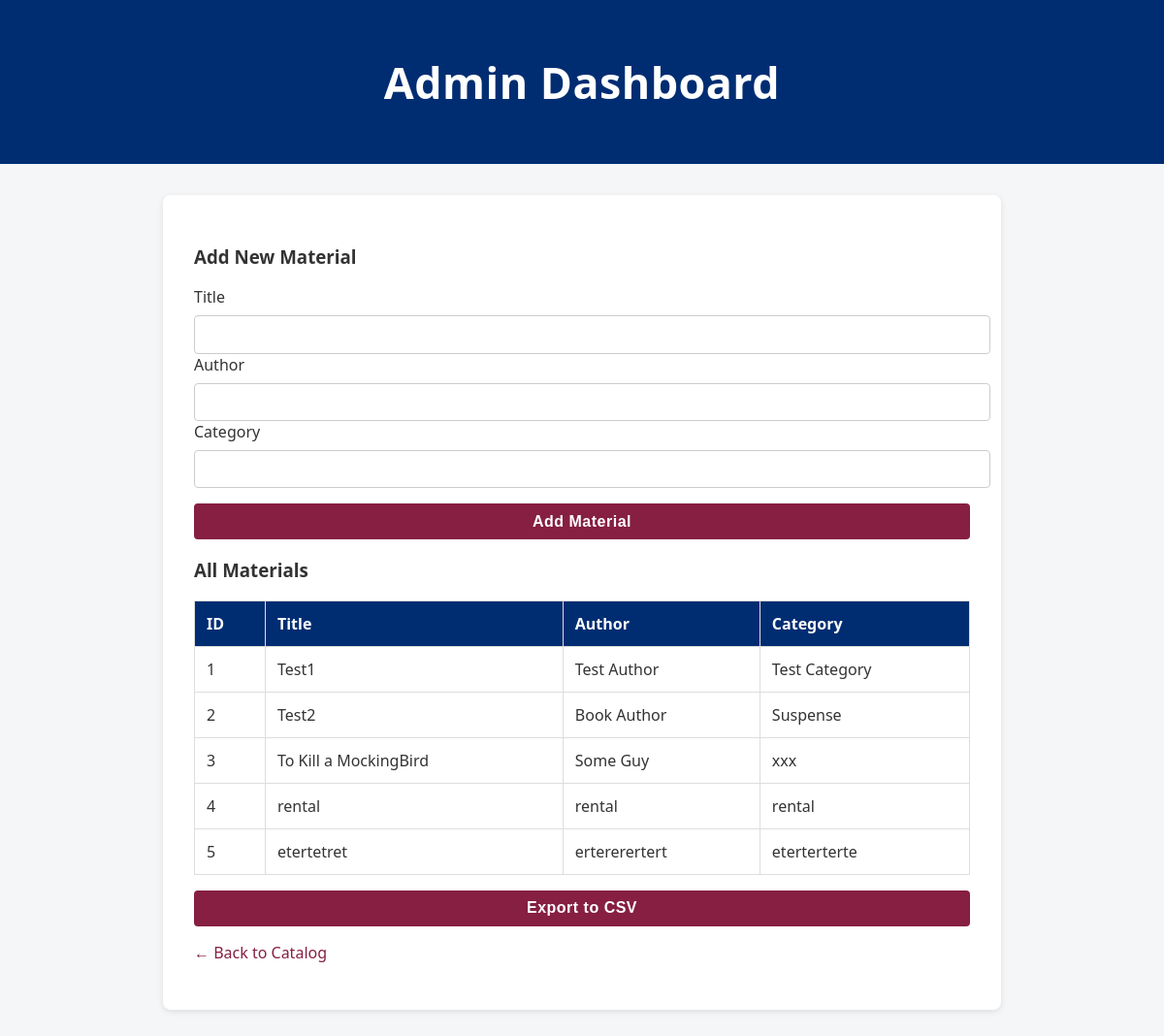
Screenshot of /admin.php (signed in) with the database file from the repository.
### tables this page shows
CREATE TABLE `materials` (
  `id` int(11) NOT NULL,
  `title` varchar(255) NOT NULL,
  `author` varchar(255) DEFAULT NULL,
  `category` varchar(100) DEFAULT NULL,
  `available` tinyint(1) DEFAULT '1'
);

### public/lib/database_functions.php (called while the page is built, shortened)
<?php
function db_get_materials($conn, $availableOnly = false) {
    if ($availableOnly) {
        $sql = "SELECT * FROM materials WHERE available=1";
    } else {
        $sql = "SELECT * FROM materials";
    }
    $result = mysqli_query($conn, $sql);
    $materials = [];
    while ($row = mysqli_fetch_assoc($result)) {
        $materials[] = $row;
    }
    return [
        'success' => true,
        'data' => $materials,
        'message' => 'Materials retrieved successfully'
    ];
}
?>

### public/admin.php (the view, shortened to what this page needs)
<?php
include 'config.php';
include 'lib/database_functions.php';
?>
<!doctype html>
<html>
<head>
  <link rel="stylesheet" href="css/style.css">
</head>
<body>
<header><h1>Admin Dashboard</h1></header>
<div class="container">
  <form method="post">
    <h3>Add New Material</h3>
    <label>Title</label>
    <input type="text" name="title" required>
    <label>Author</label>
    <input type="text" name="author" required>
    <label>Category</label>
    <input type="text" name="category" required>
    <button type="submit">Add Material</button>
  </form>
  <h3>All Materials</h3>
  <table class="table">
    <tr><th>ID</th><th>Title</th><th>Author</th><th>Category</th></tr>
    <?php
    $response = db_get_materials($conn, false);
    if ($response['success'] && !empty($response['data'])) {
      foreach ($response['data'] as $material) {
        echo "<tr>";
        echo "<td>" . htmlspecialchars($material['id']) . "</td>";
        echo "<td>" . htmlspecialchars($material['title']) . "</td>";
        echo "<td>" . htmlspecialchars($material['author']) . "</td>";
        echo "<td>" . htmlspecialchars($material['category']) . "</td>";
        echo "</tr>";
      }
    } else {
      echo "<tr><td colspan='4'>No materials found</td></tr>";
    }
    ?>
  </table>
  <form method="get" action="export.php">
    <button type="submit">Export to CSV</button>
  </form>
  <p><a href="catalog.php">← Back to Catalog</a></p>
</div>
</body>
</html>

### public/css/style.css (style rules this page uses)
:root { --primary-blue: #002D72; --primary-maroon: #861F41; --light-gray: #f4f6f8; --text-dark: #333; --text-light: #fff; }
body { font-family: 'Segoe UI', Arial, sans-serif; background: var(--light-gray); margin: 0; color: var(--text-dark); }
header { background: var(--primary-blue); color: var(--text-light); text-align: center; padding: 1.5rem; font-size: 1.4rem; font-weight: bold; letter-spacing: 0.5px; }
.container { max-width: 800px; margin: 2rem auto; background: #fff; padding: 2rem; border-radius: 8px; box-shadow: 0 2px 6px rgba(0,0,0,0.1); }
input, button { width: 100%; padding: 0.6rem; margin-top: 0.5rem; border: 1px solid #ccc; border-radius: 4px; font-size: 1rem; }
button { background: var(--primary-maroon); color: var(--text-light); border: none; cursor: pointer; margin-top: 1rem; font-weight: bold; letter-spacing: 0.5px; transition: background 0.2s ease-in-out; }
.table { width: 100%; border-collapse: collapse; margin-top: 1rem; }
.table th, .table td { border: 1px solid #ddd; padding: 0.75rem; }
.table th { background: var(--primary-blue); color: var(--text-light); text-align: left; }
a { color: var(--primary-maroon); text-decoration: none; font-weight: 500; }
p { margin-top: 1rem; }

### rows the page displays
materials: id "1", title "Test1", author "Test Author", category "Test Category"
materials: id "2", title "Test2", author "Book Author", category "Suspense"
materials: id "3", title "To Kill a MockingBird", author "Some Guy", category "xxx"
materials: id "4", title "rental", author "rental", category "rental"
materials: id "5", title "etertetret", author "ertererertert", category "eterterterte"
